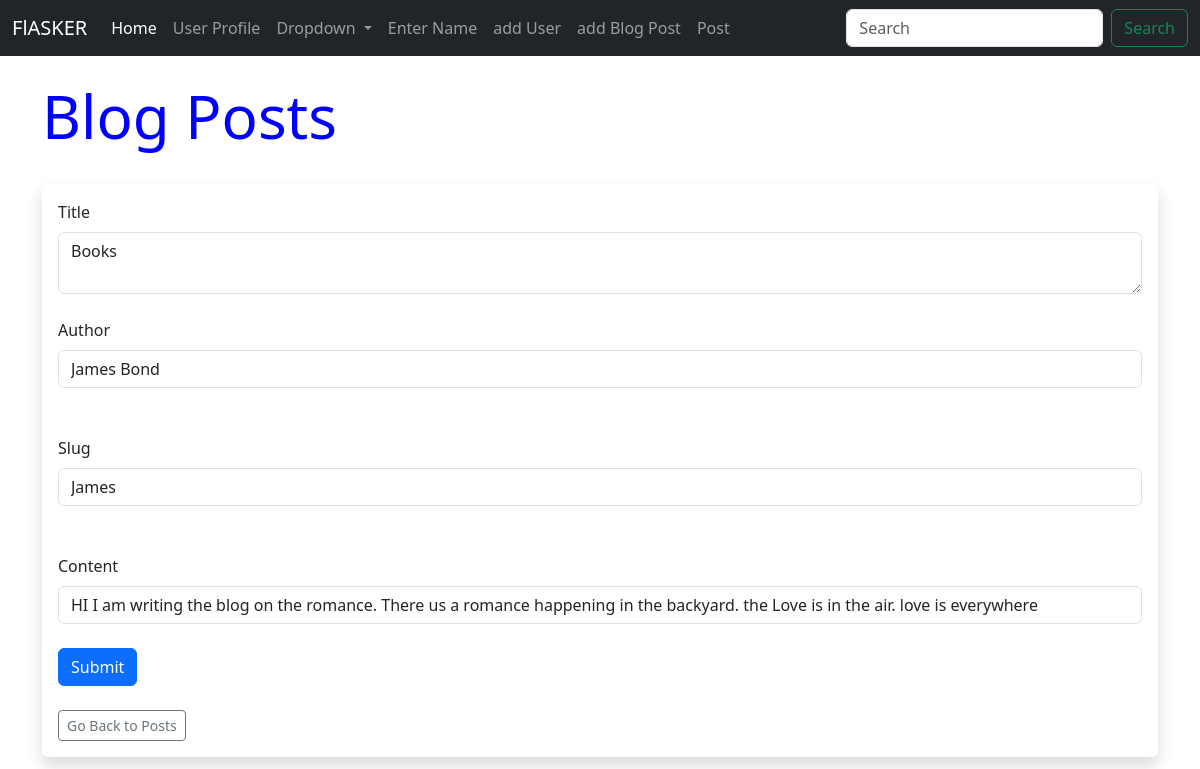
The page /posts/edit/3 on the database its author committed.
### hello.py (models this page shows)
class Posts(db.Model):
    id = db.Column(db.Integer, primary_key=True)
    title = db.Column(db.String(255))
    content = db.Column(db.Text)
    author = db.Column(db.String(255))
    date_posted = db.Column(db.DateTime, default=datetime.utcnow)
    slug = db.Column(db.String(255))

### hello.py (the view, shortened to what this page needs)
@app.route('/posts/edit/<int:id>', methods=['GET', 'POST'])
def edit_post(id):
    post = Posts.query.get_or_404(id)
    form = PostForm()
    form.title.data = post.title
    form.author.data = post.author
    form.content.data = post.content
    form.slug.data = post.slug
    return render_template('edit_post.html', form=form)

### hello.py
class PostForm(FlaskForm):
    title = StringField('Title', validators=[DataRequired()], widget=TextArea())
    content = StringField('Content', validators=[DataRequired()])
    author = StringField('Author', validators=[DataRequired()])
    slug = StringField('Slug', validators=[DataRequired()])
    submit = SubmitField('Submit')

### templates/edit_post.html (shortened to what this page needs)
{% extends 'base.html' %}
{% block content %}
<h1 >Blog Posts </h1>
<br/>
<div class = "shadow p-3 mb-5 bg-boody rounded">
    <form method = "POST">
  {{ form.title.label(class="form-label") }}
  {{ form.title(class="form-control") }}
   <br/>
   {{ form.author.label(class="form-label") }}
   {{ form.author(class="form-control") }}
    <br/>
    <br/>
    {{ form.slug.label(class="form-label") }}
    {{ form.slug(class="form-control") }}
     <br/>
     <br/>
     {{ form.content.label(class="form-label") }}
     {{ form.content(class="form-control", rows="100") }}
      <br/>
  {{ form.submit(class="btn btn-primary") }}
  <br/>
</form>
<br/>
    <a href = " {{url_for('posts')}}" class = "btn btn-outline-secondary btn-sm"> Go Back to Posts</a>
</div>
{% endblock %}

### static/CSS/style.css (style rules this page uses)
h1 { color : blue ; font-size : 60px ; }
body { background-color: #ffffff; }

### rows shown on the page
Posts: title "Books", author "James Bond", slug "James", content "HI I am writing the blog on the romance. There us a romance happening in the backyard. the Love is in the air. love is everywhere"
